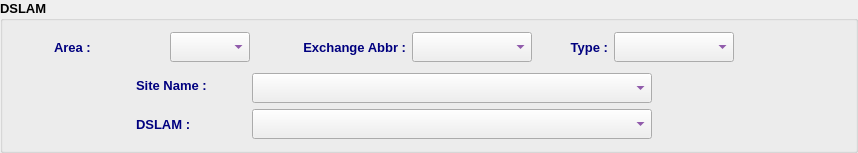
    <widget class="QGroupBox" name="groupBox">
     <property name="font">
      <font>
       <family>Tahoma</family>
       <pointsize>10</pointsize>
       <bold>true</bold>
      </font>
     </property>
     <property name="title">
      <string>DSLAM</string>
     </property>
     <layout class="QHBoxLayout" name="horizontalLayout_4">
      <item>
       <layout class="QVBoxLayout" name="verticalLayout">
        <item>
         <layout class="QHBoxLayout" name="horizontalLayout_3">
          <item>
           <spacer name="horizontalSpacer">
            <property name="orientation">
             <enum>Qt::Orientation::Horizontal</enum>
            </property>
            <property name="sizeHint" stdset="0">
             <size>
              <width>40</width>
              <height>20</height>
             </size>
            </property>
           </spacer>
          </item>
          <item>
           <widget class="QLabel" name="label">
            <property name="minimumSize">
             <size>
              <width>110</width>
              <height>30</height>
             </size>
            </property>
            <property name="maximumSize">
             <size>
              <width>110</width>
              <height>30</height>
             </size>
            </property>
            <property name="font">
             <font>
              <family>Tahoma</family>
              <pointsize>10</pointsize>
              <bold>true</bold>
             </font>
            </property>
            <property name="styleSheet">
             <string notr="true">color: rgb(0, 0, 127);</string>
            </property>
            <property name="text">
             <string>Area :</string>
            </property>
            <property name="alignment">
             <set>Qt::AlignmentFlag::AlignLeading|Qt::AlignmentFlag::AlignLeft|Qt::AlignmentFlag::AlignVCenter</set>
            </property>
           </widget>
          </item>
          <item>
           <widget class="QComboBox" name="areaCB">
            <property name="minimumSize">
             <size>
              <width>80</width>
              <height>30</height>
             </size>
            </property>
            <property name="maximumSize">
             <size>
              <width>80</width>
              <height>30</height>
             </size>
            </property>
            <property name="font">
             <font>
              <family>Tahoma</family>
              <pointsize>10</pointsize>
              <bold>true</bold>
             </font>
            </property>
            <property name="styleSheet">
             <string notr="true">color: rgb(85, 0, 127);</string>
            </property>
           </widget>
          </item>
          <item>
           <widget class="QLabel" name="label_2">
            <property name="minimumSize">
             <size>
              <width>150</width>
              <height>30</height>
             </size>
            </property>
            <property name="maximumSize">
             <size>
              <width>150</width>
              <height>30</height>
             </size>
            </property>
            <property name="font">
             <font>
              <family>Tahoma</family>
              <pointsize>10</pointsize>
              <bold>true</bold>
             </font>
            </property>
            <property name="styleSheet">
             <string notr="true">color: rgb(0, 0, 127);</string>
            </property>
            <property name="text">
             <string>Exchange Abbr :</string>
            </property>
            <property name="alignment">
             <set>Qt::AlignmentFlag::AlignRight|Qt::AlignmentFlag::AlignTrailing|Qt::AlignmentFlag::AlignVCenter</set>
            </property>
           </widget>
          </item>
          <item>
           <widget class="QComboBox" name="abbrCB">
            <property name="minimumSize">
             <size>
              <width>120</width>
              <height>30</height>
             </size>
            </property>
            <property name="maximumSize">
             <size>
              <width>120</width>
              <height>30</height>
             </size>
            </property>
            <property name="font">
             <font>
              <family>Tahoma</family>
              <pointsize>10</pointsize>
              <bold>true</bold>
             </font>
            </property>
            <property name="styleSheet">
             <string notr="true">color: rgb(85, 0, 127);</string>
            </property>
           </widget>
          </item>
          <item>
           <widget class="QLabel" name="label_3">
            <property name="minimumSize">
             <size>
              <width>70</width>
              <height>30</height>
             </size>
            </property>
            <property name="maximumSize">
             <size>
              <width>70</width>
              <height>30</height>
             </size>
            </property>
            <property name="font">
             <font>
              <family>Tahoma</family>
              <pointsize>10</pointsize>
              <bold>true</bold>
             </font>
            </property>
            <property name="styleSheet">
             <string notr="true">color: rgb(0, 0, 127);</string>
            </property>
            <property name="text">
             <string>Type :</string>
            </property>
            <property name="alignment">
             <set>Qt::AlignmentFlag::AlignRight|Qt::AlignmentFlag::AlignTrailing|Qt::AlignmentFlag::AlignVCenter</set>
            </property>
           </widget>
          </item>
          <item>
           <widget class="QComboBox" name="typeCB">
            <property name="minimumSize">
             <size>
              <width>120</width>
              <height>30</height>
             </size>
            </property>
            <property name="maximumSize">
             <size>
              <width>120</width>
              <height>30</height>
             </size>
            </property>
            <property name="font">
             <font>
              <family>Tahoma</family>
              <pointsize>10</pointsize>
              <bold>true</bold>
             </font>
            </property>
            <property name="styleSheet">
             <string notr="true">color: rgb(85, 0, 127);</string>
            </property>
           </widget>
          </item>
          <item>
           <spacer name="horizontalSpacer_3">
            <property name="font">
             <font>
              <family>Tahoma</family>
              <pointsize>10</pointsize>
             </font>
            </property>
            <property name="orientation">
             <enum>Qt::Orientation::Horizontal</enum>
            </property>
            <property name="sizeHint" stdset="0">
             <size>
              <width>40</width>
              <height>20</height>
             </size>
            </property>
           </spacer>
          </item>
         </layout>
        </item>
        <item>
         <widget class="QFrame" name="frame">
          <property name="minimumSize">
           <size>
            <width>0</width>
            <height>35</height>
           </size>
          </property>
          <property name="maximumSize">
           <size>
            <width>16777215</width>
            <height>35</height>
           </size>
          </property>
          <property name="font">
           <font>
            <family>Tahoma</family>
            <pointsize>10</pointsize>
           </font>
          </property>
          <property name="frameShape">
           <enum>QFrame::Shape::NoFrame</enum>
          </property>
          <property name="frameShadow">
           <enum>QFrame::Shadow::Plain</enum>
          </property>
          <property name="lineWidth">
           <number>0</number>
          </property>
          <layout class="QHBoxLayout" name="horizontalLayout">
           <property name="leftMargin">
            <number>0</number>
           </property>
           <property name="topMargin">
            <number>0</number>
           </property>
           <property name="rightMargin">
            <number>0</number>
           </property>
           <property name="bottomMargin">
            <number>0</number>
           </property>
           <item>
            <spacer name="horizontalSpacer_6">
             <property name="orientation">
              <enum>Qt::Orientation::Horizontal</enum>
             </property>
             <property name="sizeHint" stdset="0">
              <size>
               <width>40</width>
               <height>20</height>
              </size>
             </property>
            </spacer>
           </item>
           <item>
            <widget class="QLabel" name="label_4">
             <property name="minimumSize">
              <size>
               <width>110</width>
               <height>30</height>
              </size>
             </property>
             <property name="maximumSize">
              <size>
               <width>110</width>
               <height>30</height>
              </size>
             </property>
             <property name="font">
              <font>
               <family>Tahoma</family>
               <pointsize>10</pointsize>
               <bold>true</bold>
              </font>
             </property>
             <property name="styleSheet">
              <string notr="true">color: rgb(0, 0, 127);</string>
             </property>
             <property name="text">
              <string>Site Name :</string>
             </property>
             <property name="alignment">
              <set>Qt::AlignmentFlag::AlignLeading|Qt::AlignmentFlag::AlignLeft|Qt::AlignmentFlag::AlignVCenter</set>
             </property>
            </widget>
           </item>
           <item>
            <widget class="QComboBox" name="siteCB">
             <property name="minimumSize">
              <size>
               <width>400</width>
               <height>30</height>
              </size>
             </property>
             <property name="maximumSize">
              <size>
               <width>400</width>
               <height>25</height>
              </size>
             </property>
             <property name="font">
              <font>
               <family>Tahoma</family>
               <pointsize>10</pointsize>
               <bold>true</bold>
              </font>
             </property>
             <property name="styleSheet">
              <string notr="true">color: rgb(85, 0, 127);</string>
             </property>
            </widget>
           </item>
           <item>
            <spacer name="horizontalSpacer_7">
             <property name="font">
              <font>
               <family>Tahoma</family>
               <pointsize>10</pointsize>
              </font>
             </property>
             <property name="orientation">
              <enum>Qt::Orientation::Horizontal</enum>
             </property>
             <property name="sizeHint" stdset="0">
              <size>
               <width>40</width>
               <height>20</height>
              </size>
             </property>
            </spacer>
           </item>
          </layout>
         </widget>
        </item>
        <item>
         <layout class="QHBoxLayout" name="horizontalLayout_2">
          <item>
           <spacer name="horizontalSpacer_8">
            <property name="orientation">
             <enum>Qt::Orientation::Horizontal</enum>
            </property>
            <property name="sizeHint" stdset="0">
             <size>
              <width>40</width>
              <height>20</height>
             </size>
            </property>
           </spacer>
          </item>
          <item>
           <widget class="QLabel" name="label_5">
            <property name="minimumSize">
             <size>
              <width>110</width>
              <height>30</height>
             </size>
            </property>
            <property name="maximumSize">
             <size>
              <width>110</width>
              <height>30</height>
             </size>
            </property>
            <property name="font">
             <font>
              <family>Tahoma</family>
              <pointsize>10</pointsize>
              <bold>true</bold>
             </font>
            </property>
            <property name="styleSheet">
             <string notr="true">color: rgb(0, 0, 127);</string>
            </property>
            <property name="text">
             <string>DSLAM :</string>
            </property>
            <property name="alignment">
             <set>Qt::AlignmentFlag::AlignLeading|Qt::AlignmentFlag::AlignLeft|Qt::AlignmentFlag::AlignVCenter</set>
            </property>
           </widget>
          </item>
          <item>
           <widget class="QComboBox" name="dslamCB">
            <property name="minimumSize">
             <size>
              <width>400</width>
              <height>30</height>
             </size>
            </property>
            <property name="maximumSize">
             <size>
              <width>400</width>
              <height>30</height>
             </size>
            </property>
            <property name="font">
             <font>
              <family>Tahoma</family>
              <pointsize>10</pointsize>
              <bold>true</bold>
             </font>
            </property>
            <property name="styleSheet">
             <string notr="true">color: rgb(85, 0, 127);</string>
            </property>
           </widget>
          </item>
          <item>
           <spacer name="horizontalSpacer_2">
            <property name="font">
             <font>
              <family>Tahoma</family>
              <pointsize>10</pointsize>
             </font>
            </property>
            <property name="orientation">
             <enum>Qt::Orientation::Horizontal</enum>
            </property>
            <property name="sizeHint" stdset="0">
             <size>
              <width>40</width>
              <height>20</height>
             </size>
            </property>
           </spacer>
          </item>
         </layout>
        </item>
       </layout>
      </item>
      <item>
       <widget class="QLabel" name="pix">
        <property name="minimumSize">
         <size>
          <width>64</width>
          <height>64</height>
         </size>
        </property>
        <property name="maximumSize">
         <size>
          <width>64</width>
          <height>64</height>
         </size>
        </property>
        <property name="font">
         <font>
          <family>Tahoma</family>
          <pointsize>10</pointsize>
         </font>
        </property>
        <property name="text">
         <string/>
        </property>
        <property name="pixmap">
         <pixmap resource="../../../../image.qrc">:/Image/dslam.png</pixmap>
        </property>
       </widget>
      </item>
     </layout>
    </widget>
